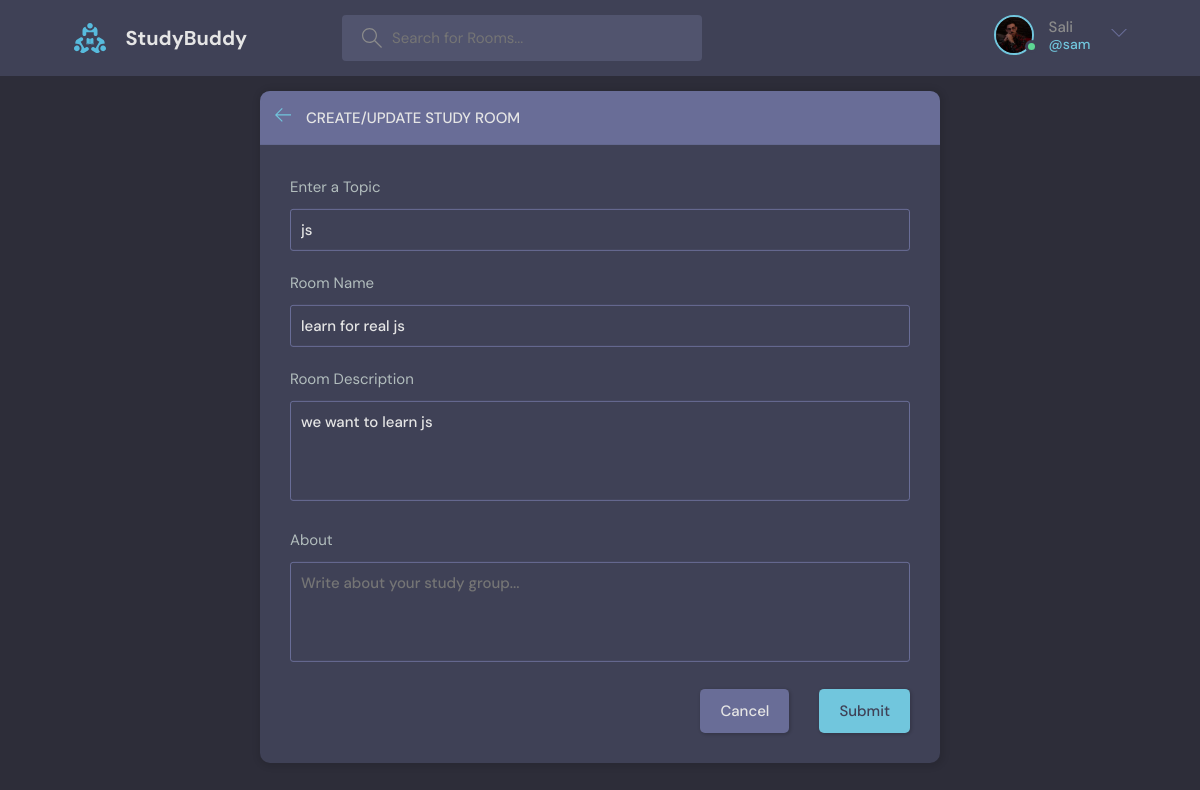
Page /update-room/2/ (signed in) on the committed database.
### base/models.py (models this page shows, shortened)
class User(AbstractUser):
    name = models.CharField(max_length=200, null=True)
    email = models.EmailField(unique=True)
    bio = models.TextField(null=True)
    avatar = models.ImageField(null=True, default="avatar.svg")
    USERNAME_FIELD = 'email'
    REQUIRED_FIELDS = []

class Room(models.Model):
     host = models.ForeignKey(User,on_delete=models.SET_NULL,null=True)
     topic= models.ForeignKey(Topic, on_delete=models.SET_NULL,null=True)
     name = models.CharField(max_length=200)
     description = models.TextField(null=True,blank=True)
     participants =models.ManyToManyField(User,related_name='participants',blank=True)
     updated = models.DateTimeField(auto_now=True)
     created = models.DateTimeField(auto_now_add=True)
     class Meta:
         ordering = ['-updated','-created']

class Topic(models.Model):
     name=models.CharField(max_length=200)

### base/views.py (the view, shortened to what this page needs)
# urls.py: path('update-room/<str:pk>/',views.updateRoom, name="update-room"),
@login_required(login_url='login')
def updateRoom(request, pk):
    room = Room.objects.get(id=pk)
    form=RoomForm(instance=room)
    topics = Topic.objects.all()
    if request.user != room.host:
        return HttpResponse('you "can\'t" be here')
    context={'form':form,'topics':topics,'room':room}
    return render(request,'base/room_form.html',context)

### base/forms.py
class RoomForm(ModelForm):
    class Meta:
        model = Room
        fields = '__all__'
        exclude=['host','participants']

### base/templates/base/room_form.html (shortened to what this page needs)
{% extends 'main.html' %}
{% block content %}
<main class="create-room layout">
    <div class="container">
      <div class="layout__box">
        <div class="layout__boxHeader">
          <div class="layout__boxTitle">
            <a href="{% url 'home' %}">
              <svg version="1.1" xmlns="http://www.w3.org/2000/svg" width="32" height="32" viewBox="0 0 32 32">
                <title>arrow-left</title>
                <path
                  d="M13.723 2.286l-13.723 13.714 13.719 13.714 1.616-1.611-10.96-10.96h27.625v-2.286h-27.625l10.965-10.965-1.616-1.607z">
                </path>
              </svg>
            </a>
            <h3>Create/Update Study Room</h3>
          </div>
        </div>
        <div class="layout__body">
          <form class="form" action="" method="POST">
              <div class="form__group">
              <label for="room_topic">Enter a Topic</label>
               <input required type="text" value="{{ room.topic.name }}" name="topic" list="topic-list" />
            </div>
            <div class="form__group">
              <label for="room_name">Room Name</label>
                {{ form.name}}
            </div>
               <div class="form__group">
              <label for="room_description">Room Description</label>
                {{ form.description}}
            </div>
            <div class="form__group">
              <label for="room_about">About</label>
              <textarea name="room_about" id="room_about" placeholder="Write about your study group..."></textarea>
            </div>
            <div class="form__action">
              <a class="btn btn--dark" href="{% url '' %}">Cancel</a>
              <button class="btn btn--main" type="submit">Submit</button>
            </div>
          </form>
        </div>
      </div>
    </div>
  </main>
{% endblock content %}

### templates/navbar.html (shortened to what this page needs)
{% load static %}
<header class="header header--loggedIn">
      <div class="container">
        <a href="{% url 'home' %}" class="header__logo">
          <img src="{% static 'images/logo.svg'%}" />
          <h1>StudyBuddy</h1>
        </a>
        <form class="header__search" method="GET" action="{% url 'home' %}">
          <label>
            <input name='q' placeholder="Search for Rooms..." />
          </label>
        </form>
        <nav class="header__menu">
          {% if request.user.is_authenticated %}
          <div class="header__user">
            <a href="{% url 'update-user' %}">
              <div class="avatar avatar--medium active">
                <img src="{{ request.user.avatar.url }}" />
              </div>
              <p>{{request.user.name}}<span>@{{request.user.username}}</span></p>
            </a>
            <button class="dropdown-button">
              <svg version="1.1" xmlns="http://www.w3.org/2000/svg" width="32" height="32" viewBox="0 0 32 32">
                <title>chevron-down</title>
                <path d="M16 21l-13-13h-3l16 16 16-16h-3l-13 13z"></path>
              </svg>
            </button>
          </div>
          {% else %}
          <a href="{% url 'login' %}">
            <img src="{% static 'images/avatar.svg' %}" />
            <p>Login</p>
          </a>
          {% endif %}
        </nav>
      </div>
    </header>

### rows in the picture
User: user.avatar (picture), user.name "Sali", user.username "sam"
Room: topic "js", name "learn for real js", description "we want to learn js"
